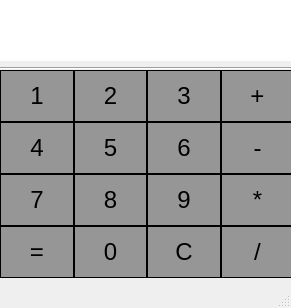
<?xml version="1.0" encoding="UTF-8"?>
<ui version="4.0">
 <class>MainWindow</class>
 <widget class="QMainWindow" name="MainWindow">
  <property name="geometry">
   <rect>
    <x>0</x>
    <y>0</y>
    <width>291</width>
    <height>308</height>
   </rect>
  </property>
  <property name="sizePolicy">
   <sizepolicy hsizetype="Fixed" vsizetype="Fixed">
    <horstretch>0</horstretch>
    <verstretch>0</verstretch>
   </sizepolicy>
  </property>
  <property name="windowTitle">
   <string>Калькулятор</string>
  </property>
  <property name="styleSheet">
   <string notr="true">QPushButton{
	height: 50px;
	font-size: 24px;
	background-color: rgb(150, 150, 150);
	border: 1px solid black;
}

QPushButton:hover{
	background-color: rgb(200, 200, 200);
}</string>
  </property>
  <widget class="QWidget" name="centralwidget">
   <widget class="QTextEdit" name="textEdit">
    <property name="enabled">
     <bool>true</bool>
    </property>
    <property name="geometry">
     <rect>
      <x>0</x>
      <y>0</y>
      <width>291</width>
      <height>61</height>
     </rect>
    </property>
    <property name="styleSheet">
     <string notr="true">border: none;
background-color: white;
color: #000;
font-size: 14px;
text-align: right;</string>
    </property>
   </widget>
   <widget class="Line" name="line">
    <property name="geometry">
     <rect>
      <x>0</x>
      <y>60</y>
      <width>291</width>
      <height>16</height>
     </rect>
    </property>
    <property name="orientation">
     <enum>Qt::Horizontal</enum>
    </property>
   </widget>
   <widget class="QWidget" name="gridLayoutWidget">
    <property name="geometry">
     <rect>
      <x>0</x>
      <y>70</y>
      <width>294</width>
      <height>211</height>
     </rect>
    </property>
    <layout class="QGridLayout" name="gridLayout">
     <property name="sizeConstraint">
      <enum>QLayout::SetDefaultConstraint</enum>
     </property>
     <property name="spacing">
      <number>0</number>
     </property>
     <item row="0" column="0">
      <widget class="QPushButton" name="pushButton_1">
       <property name="cursor">
        <cursorShape>PointingHandCursor</cursorShape>
       </property>
       <property name="text">
        <string>1</string>
       </property>
      </widget>
     </item>
     <item row="0" column="2">
      <widget class="QPushButton" name="pushButton_9">
       <property name="cursor">
        <cursorShape>PointingHandCursor</cursorShape>
       </property>
       <property name="text">
        <string>3</string>
       </property>
      </widget>
     </item>
     <item row="3" column="2">
      <widget class="QPushButton" name="pushButton_12">
       <property name="cursor">
        <cursorShape>PointingHandCursor</cursorShape>
       </property>
       <property name="text">
        <string>C</string>
       </property>
      </widget>
     </item>
     <item row="0" column="4">
      <widget class="QPushButton" name="pushButton_13">
       <property name="cursor">
        <cursorShape>PointingHandCursor</cursorShape>
       </property>
       <property name="text">
        <string>+</string>
       </property>
      </widget>
     </item>
     <item row="2" column="2">
      <widget class="QPushButton" name="pushButton_11">
       <property name="enabled">
        <bool>true</bool>
       </property>
       <property name="sizePolicy">
        <sizepolicy hsizetype="Minimum" vsizetype="Minimum">
         <horstretch>0</horstretch>
         <verstretch>0</verstretch>
        </sizepolicy>
       </property>
       <property name="cursor">
        <cursorShape>PointingHandCursor</cursorShape>
       </property>
       <property name="styleSheet">
        <string notr="true"/>
       </property>
       <property name="text">
        <string>9</string>
       </property>
      </widget>
     </item>
     <item row="2" column="0">
      <widget class="QPushButton" name="pushButton_3">
       <property name="cursor">
        <cursorShape>PointingHandCursor</cursorShape>
       </property>
       <property name="text">
        <string>7</string>
       </property>
      </widget>
     </item>
     <item row="3" column="0">
      <widget class="QPushButton" name="pushButton_4">
       <property name="cursor">
        <cursorShape>PointingHandCursor</cursorShape>
       </property>
       <property name="text">
        <string>=</string>
       </property>
      </widget>
     </item>
     <item row="0" column="1">
      <widget class="QPushButton" name="pushButton_5">
       <property name="cursor">
        <cursorShape>PointingHandCursor</cursorShape>
       </property>
       <property name="text">
        <string>2</string>
       </property>
      </widget>
     </item>
     <item row="1" column="0">
      <widget class="QPushButton" name="pushButton_2">
       <property name="cursor">
        <cursorShape>PointingHandCursor</cursorShape>
       </property>
       <property name="text">
        <string>4</string>
       </property>
      </widget>
     </item>
     <item row="2" column="1">
      <widget class="QPushButton" name="pushButton_7">
       <property name="cursor">
        <cursorShape>PointingHandCursor</cursorShape>
       </property>
       <property name="text">
        <string>8</string>
       </property>
      </widget>
     </item>
     <item row="3" column="1">
      <widget class="QPushButton" name="pushButton_8">
       <property name="cursor">
        <cursorShape>PointingHandCursor</cursorShape>
       </property>
       <property name="text">
        <string>0</string>
       </property>
      </widget>
     </item>
     <item row="1" column="1">
      <widget class="QPushButton" name="pushButton_6">
       <property name="cursor">
        <cursorShape>PointingHandCursor</cursorShape>
       </property>
       <property name="text">
        <string>5</string>
       </property>
      </widget>
     </item>
     <item row="1" column="2">
      <widget class="QPushButton" name="pushButton_10">
       <property name="cursor">
        <cursorShape>PointingHandCursor</cursorShape>
       </property>
       <property name="text">
        <string>6</string>
       </property>
      </widget>
     </item>
     <item row="1" column="4">
      <widget class="QPushButton" name="pushButton_14">
       <property name="cursor">
        <cursorShape>PointingHandCursor</cursorShape>
       </property>
       <property name="text">
        <string>-</string>
       </property>
      </widget>
     </item>
     <item row="2" column="4">
      <widget class="QPushButton" name="pushButton_15">
       <property name="cursor">
        <cursorShape>PointingHandCursor</cursorShape>
       </property>
       <property name="text">
        <string>*</string>
       </property>
      </widget>
     </item>
     <item row="3" column="4">
      <widget class="QPushButton" name="pushButton_16">
       <property name="cursor">
        <cursorShape>PointingHandCursor</cursorShape>
       </property>
       <property name="text">
        <string>/</string>
       </property>
      </widget>
     </item>
    </layout>
   </widget>
  </widget>
  <widget class="QStatusBar" name="statusbar"/>
 </widget>
 <resources/>
 <connections/>
</ui>
